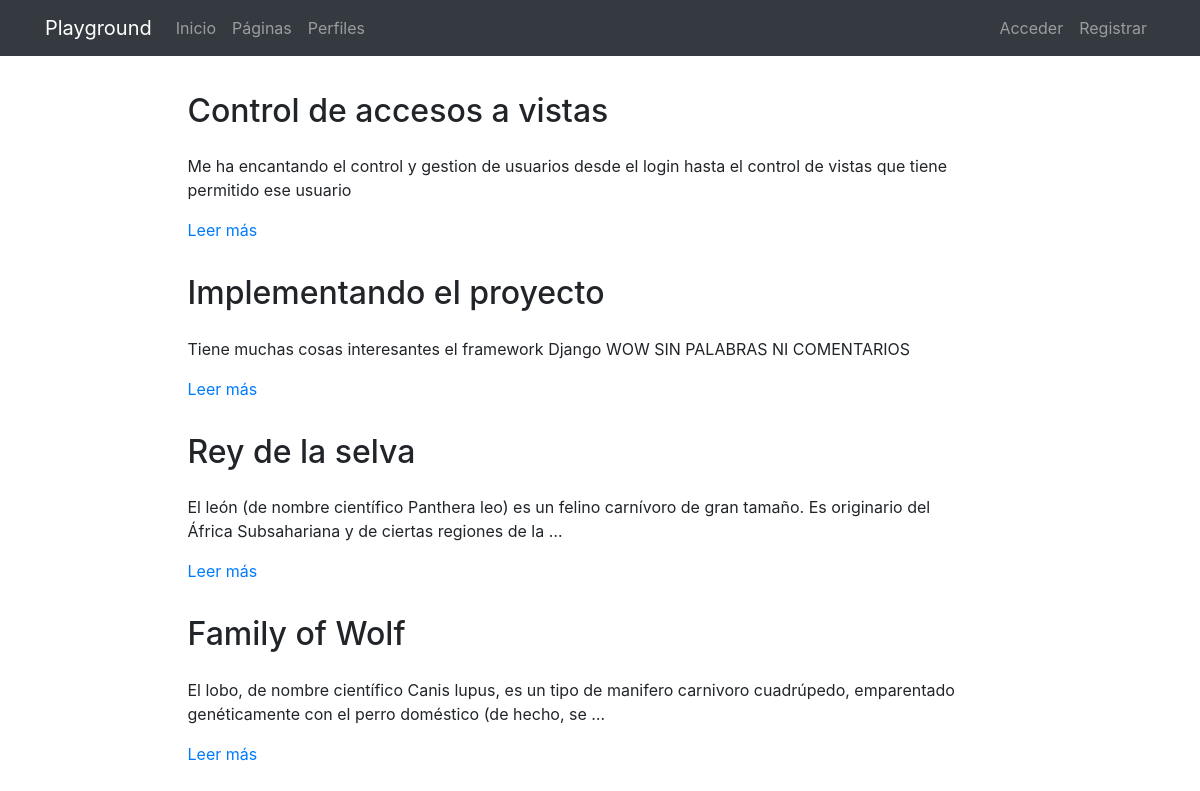
Page /pages/ on the earlier database version.
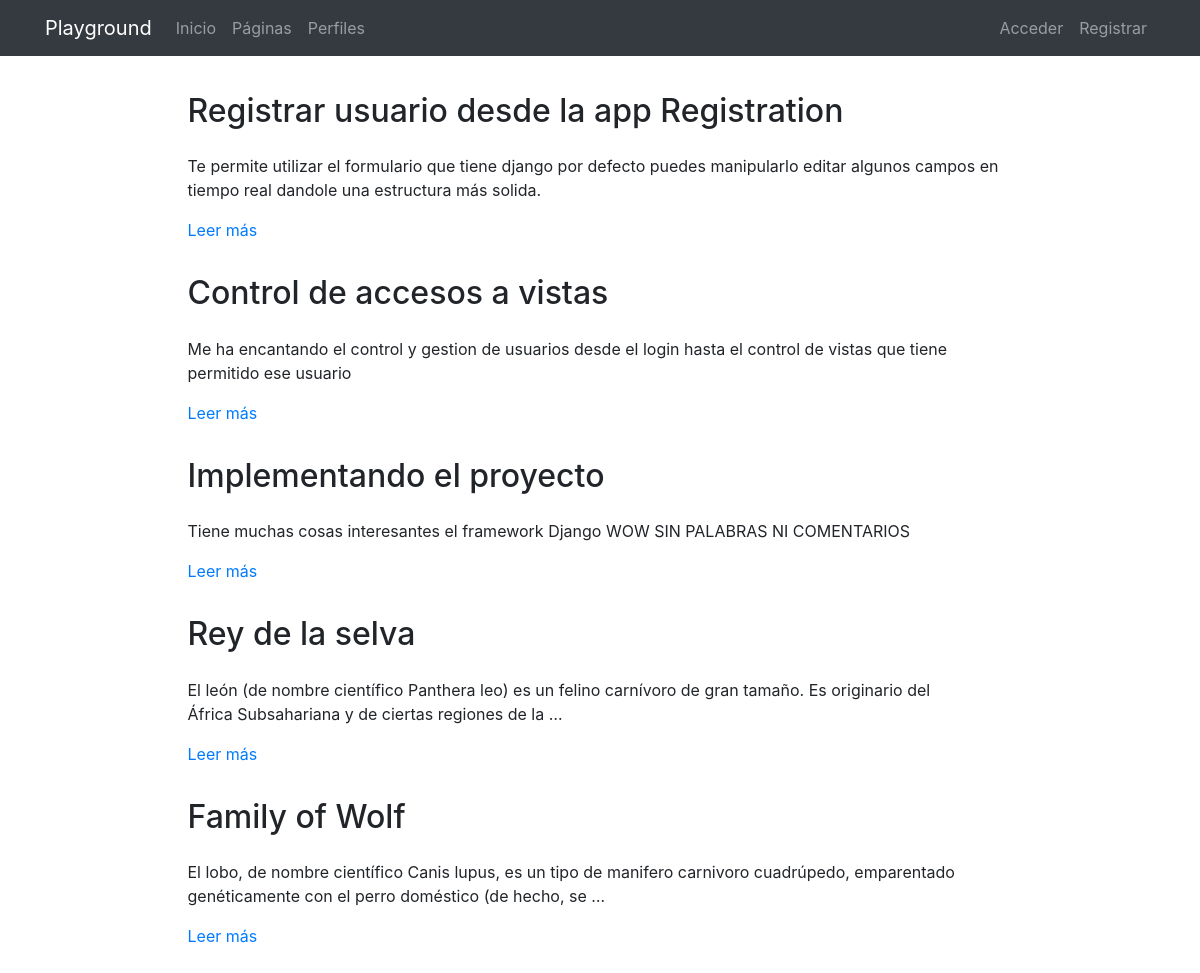
Same page on the later database version.
### pages/models.py (models this page shows, shortened)
class Page(models.Model):
    title = models.CharField(verbose_name="Título", max_length=200)
    content = RichTextField(verbose_name="Contenido")
    order = models.SmallIntegerField(verbose_name="Orden", default=0)
    created = models.DateTimeField(auto_now_add=True, verbose_name="Fecha de creación")
    updated = models.DateTimeField(auto_now=True, verbose_name="Fecha de edición")
    class Meta:
        verbose_name = "página"
        verbose_name_plural = "páginas"
        ordering = ['order', 'title']

### pages/views.py (the view)
# urls.py: path('', PagesListViews.as_view(), name="pages"),
class PagesListViews(ListView):
    model = Page

### pages/templates/pages/page_list.html (shortened to what this page needs)
{% extends 'core/base.html' %}
{% load static %}
{% block content %}
{% include 'pages/includes/pages_menu.html' %}
<main role="main">
  <div class="container mb-4">
    {% for page in page_list|dictsort:'id' reversed%}
      <div class="row mt-3">
        <div class="col-md-9 mx-auto">
          <h2 class="mb-4">{{page.title}}</h2>
          <div>
            <p>{{page.content|striptags|safe|truncatechars:"200"}}</p>
            <p><a href="{% url 'pages:page' page.id page.title|slugify %}">Leer más</a>
            </p>
          </div>
        </div>
      </div>
    {% endfor %}
  </div>
</main>
{% endblock %}

Differences in the rows shown:
added Page: title "Registrar usuario desde la app Registration", content "Te permite utilizar el formulario que tiene django por defecto puedes manipularlo editar algunos campos en tiempo real dandole una estructura más solida."
